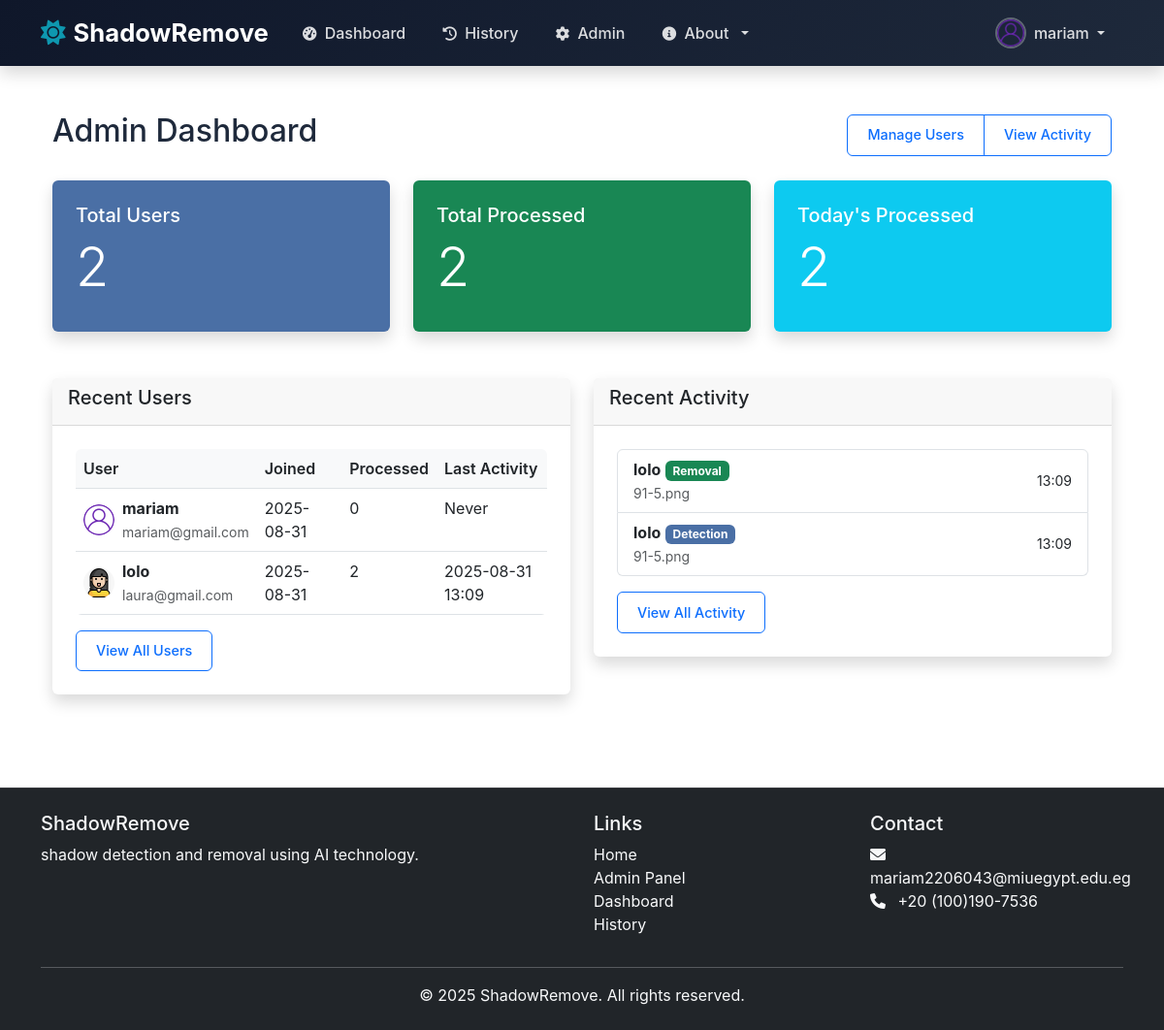
The page /admin (signed in) on the database its author committed.
### models.py (models this page shows, shortened)
class User(UserMixin, db.Model):
    id = db.Column(db.Integer, primary_key=True)
    username = db.Column(db.String(80), unique=True, nullable=False)
    email = db.Column(db.String(120), unique=True, nullable=False)
    password_hash = db.Column(db.String(128))
    first_name = db.Column(db.String(80), nullable=True)
    last_name = db.Column(db.String(80), nullable=True)
    bio = db.Column(db.Text, nullable=True)
    avatar = db.Column(db.String(120), default='default-avatar.png')
    created_at = db.Column(db.DateTime, default=datetime.utcnow)
    updated_at = db.Column(db.DateTime, default=datetime.utcnow, onupdate=datetime.utcnow)
    is_admin = db.Column(db.Boolean, default=False)
    is_active = db.Column(db.Boolean, default=True)

class ProcessedImage(db.Model):
    id = db.Column(db.Integer, primary_key=True)
    user_id = db.Column(db.Integer, db.ForeignKey('user.id'), nullable=False)
    original_filename = db.Column(db.String(255), nullable=False)
    processed_filename = db.Column(db.String(255), nullable=False)
    process_type = db.Column(db.String(50), nullable=False)  # 'detection' or 'removal'
    created_at = db.Column(db.DateTime, default=datetime.utcnow)
    user = db.relationship('User', backref=db.backref('processed_images', lazy=True))

### admin_route.py (the view)
@admin_required
def admin_dashboard():
    from app import db
    users = User.query.all()
    users_data = []
    for user in users:
        processed_count = ProcessedImage.query.filter_by(user_id=user.id).count()
        last_activity = ProcessedImage.query.filter_by(user_id=user.id).order_by(ProcessedImage.created_at.desc()).first()
        users_data.append({
            'user': user,
            'processed_count': processed_count,
            'last_activity': last_activity
        })
    recent_activity = ProcessedImage.query.order_by(ProcessedImage.created_at.desc()).limit(10).all()
    total_users = User.query.count()
    total_processed = ProcessedImage.query.count()
    today_start = datetime.now().replace(hour=0, minute=0, second=0, microsecond=0)
    today_processed = ProcessedImage.query.filter(ProcessedImage.created_at >= today_start).count()
    week_start = today_start - timedelta(days=today_start.weekday())
    weekly_processed = ProcessedImage.query.filter(ProcessedImage.created_at >= week_start).count()
    detection_count = ProcessedImage.query.filter_by(process_type='detection').count()
    removal_count = ProcessedImage.query.filter_by(process_type='removal').count()
    return render_template('admin/admin_dashboard.html',
                         users_data=users_data,
                         recent_activity=recent_activity,
                         total_users=total_users,
                         total_processed=total_processed,
                         today_processed=today_processed,
                         weekly_processed=weekly_processed,
                         detection_count=detection_count,
                         removal_count=removal_count)

### templates/admin/admin_dashboard.html
{% extends "base.html" %}
{% block content %}
<div class="container-fluid py-4">
    <div class="d-flex justify-content-between align-items-center mb-4">
        <h1 class="h2">Admin Dashboard</h1>
        <div class="btn-group">
            <a href="{{ url_for('admin_users') }}" class="btn btn-outline-primary">Manage Users</a>
            <a href="{{ url_for('admin_activity') }}" class="btn btn-outline-primary">View Activity</a>
        </div>
    </div>
    <div class="row mb-4">
        <div class="col-md-4">
            <div class="card bg-primary text-white">
                <div class="card-body">
                    <h5 class="card-title">Total Users</h5>
                    <h2 class="display-4">{{ total_users }}</h2>
                </div>
            </div>
        </div>
        <div class="col-md-4">
            <div class="card bg-success text-white">
                <div class="card-body">
                    <h5 class="card-title">Total Processed</h5>
                    <h2 class="display-4">{{ total_processed }}</h2>
                </div>
            </div>
        </div>
        <div class="col-md-4">
            <div class="card bg-info text-white">
                <div class="card-body">
                    <h5 class="card-title">Today's Processed</h5>
                    <h2 class="display-4">{{ today_processed }}</h2>
                </div>
            </div>
        </div>
    </div>
    <div class="row">
        <div class="col-md-6">
            <div class="card">
                <div class="card-header">
                    <h5 class="card-title">Recent Users</h5>
                </div>
                <div class="card-body">
                    <div class="table-responsive">
                        <table class="table table-hover">
                            <thead>
                                <tr>
                                    <th>User</th>
                                    <th>Joined</th>
                                    <th>Processed</th>
                                    <th>Last Activity</th>
                                </tr>
                            </thead>
                            <tbody>
                                {% for data in users_data[:5] %}
                                <tr>
                                    <td>
                                        <div class="d-flex align-items-center">
                                            <img src="{{ url_for('static', filename='uploads/avatars/' + data.user.avatar) }}"
                                                 class="rounded-circle me-2" width="32" height="32" alt="{{ data.user.username }}">
                                            <div>
                                                <strong>{{ data.user.username }}</strong>
                                                <br>
                                                <small class="text-muted">{{ data.user.email }}</small>
                                            </div>
                                        </div>
                                    </td>
                                    <td>{{ data.user.created_at.strftime('%Y-%m-%d') }}</td>
                                    <td>{{ data.processed_count }}</td>
                                    <td>
                                        {% if data.last_activity %}
                                            {{ data.last_activity.created_at.strftime('%Y-%m-%d %H:%M') }}
                                        {% else %}
                                            Never
                                        {% endif %}
                                    </td>
                                </tr>
                                {% endfor %}
                            </tbody>
                        </table>
                    </div>
                    <a href="{{ url_for('admin_users') }}" class="btn btn-sm btn-outline-primary">View All Users</a>
                </div>
            </div>
        </div>
        <div class="col-md-6">
            <div class="card">
                <div class="card-header">
                    <h5 class="card-title">Recent Activity</h5>
                </div>
                <div class="card-body">
                    <div class="list-group">
                        {% for activity in recent_activity %}
                        <div class="list-group-item">
                            <div class="d-flex justify-content-between align-items-center">
                                <div>
                                    <strong>{{ activity.user.username }}</strong>
                                    <span class="badge bg-{{ 'primary' if activity.process_type == 'detection' else 'success' }}">
                                        {{ activity.process_type | title }}
                                    </span>
                                    <br>
                                    <small class="text-muted">{{ activity.original_filename }}</small>
                                </div>
                                <small>{{ activity.created_at.strftime('%H:%M') }}</small>
                            </div>
                        </div>
                        {% endfor %}
                    </div>
                    <a href="{{ url_for('admin_activity') }}" class="btn btn-sm btn-outline-primary mt-3">View All Activity</a>
                </div>
            </div>
        </div>
    </div>
</div>
{% endblock %}

### templates/base.html (shortened to what this page needs)
<!DOCTYPE html>
<html lang="en">
<head>
    <link href="https://cdn.jsdelivr.net/npm/bootstrap@5.3.0/dist/css/bootstrap.min.css" rel="stylesheet">
    <link href="https://cdnjs.cloudflare.com/ajax/libs/font-awesome/6.0.0/css/all.min.css" rel="stylesheet">
    <link href="{{ url_for('static', filename='css/profile.css') }}" rel="stylesheet">
    <link rel="stylesheet" href="{{ url_for('static', filename='css/style.css') }}">
</head>
<body>
    <nav class="navbar navbar-expand-lg navbar-dark bg-dark fixed-top shadow">
        <div class="container">
            <a class="navbar-brand d-flex align-items-center" href="{{ url_for('index') }}">
                <i class="fas fa-sun me-2"></i>
                <span class="fw-bold">ShadowRemove</span>
            </a>
            <div class="collapse navbar-collapse" id="navbarNav">
                <ul class="navbar-nav me-auto">
                    <li class="nav-item">
                        <a class="nav-link" href="{{ url_for('dashboard') }}">
                            <i class="fas fa-tachometer-alt me-1"></i> Dashboard
                        </a>
                    </li>
                    <li class="nav-item">
                        <a class="nav-link" href="{{ url_for('history') }}">
                            <i class="fas fa-history me-1"></i> History
                        </a>
                    </li>
                    {% if current_user.is_authenticated and current_user.is_admin %}
                    <li class="nav-item">
                        <a class="nav-link" href="{{ url_for('admin_dashboard') }}">
                            <i class="fas fa-cog me-1"></i> Admin
                        </a>
                    </li>
                    {% endif %}
                    <li class="nav-item dropdown">
                        <a class="nav-link dropdown-toggle" href="#" id="navbarDropdown" role="button" data-bs-toggle="dropdown">
                            <i class="fas fa-info-circle me-1"></i> About
                        </a>
                    </li>
                </ul>
                <ul class="navbar-nav ms-auto">
                    {% if current_user.is_authenticated %}
                    <li class="nav-item dropdown">
                        <a class="nav-link dropdown-toggle d-flex align-items-center" href="#" id="userDropdown" role="button" data-bs-toggle="dropdown">
                            {% if current_user.avatar and current_user.avatar != 'default-avatar.png' %}
                                <img src="{{ url_for('static', filename='uploads/avatars/' + current_user.avatar) }}" class="profile-picture me-2" alt="Profile Picture">
                            {% else %}
                                <img src="{{ url_for('static', filename='images/default-avatar.png') }}" class="profile-picture me-2" alt="Default Profile">
                            {% endif %}
                            <span>{{ current_user.username }}</span>
                        </a>
                    </li>
                    {% endif %}
                </ul>
            </div>
        </div>
    </nav>
    <div class="container mt-5 pt-4">
        {% block content %}{% endblock %}
    </div>
    <footer class="bg-dark text-light py-4 mt-5">
        <div class="container">
            <div class="row">
                <div class="col-md-6">
                    <h5>ShadowRemove</h5>
                    <p>shadow detection and removal using AI technology.</p>
                </div>
                <div class="col-md-3">
                    <h5>Links</h5>
                    <ul class="list-unstyled">
                        <li><a href="{{ url_for('index') }}" class="text-light">Home</a></li>
                        {% if current_user.is_authenticated and current_user.is_admin %}
                            <li><a class="dropdown-item" href="{{ url_for('admin_dashboard') }}">Admin Panel</a></li>
                        {% endif %}
                        <li><a href="{{ url_for('dashboard') }}" class="text-light">Dashboard</a></li>
                        <li><a href="{{ url_for('history') }}" class="text-light">History</a></li>
                    </ul>
                </div>
                <div class="col-md-3">
                    <h5>Contact</h5>
                    <ul class="list-unstyled">
                        <li><i class="fas fa-envelope me-2"></i> mariam2206043@miuegypt.edu.eg</li>
                        <li><i class="fas fa-phone me-2"></i> +20 (100)190-7536</li>
                    </ul>
                </div>
            </div>
            <hr class="bg-light">
            <div class="text-center">
                <p class="mb-0">&copy; 2025 ShadowRemove. All rights reserved.</p>
            </div>
        </div>
    </footer>
</body>
</html>

### rows shown on the page
User: avatar (picture), username "mariam", user.username "mariam", user.email "mariam@gmail.com", user.created_at "2025-08-31"
User: avatar (picture), user.username "lolo", user.email "laura@gmail.com", user.created_at "2025-08-31"
ProcessedImage: last_activity.created_at "2025-08-31 13:09", user.username "lolo", process_type "Removal", original_filename "91-5.png", created_at "13:09"
ProcessedImage: user.username "lolo", process_type "Detection", original_filename "91-5.png", created_at "13:09"

### other values the page prints
{{ total_users }} "2"
{{ total_processed }} "2"
{{ today_processed }} "2"
{{ data.processed_count }} "0" "2"
